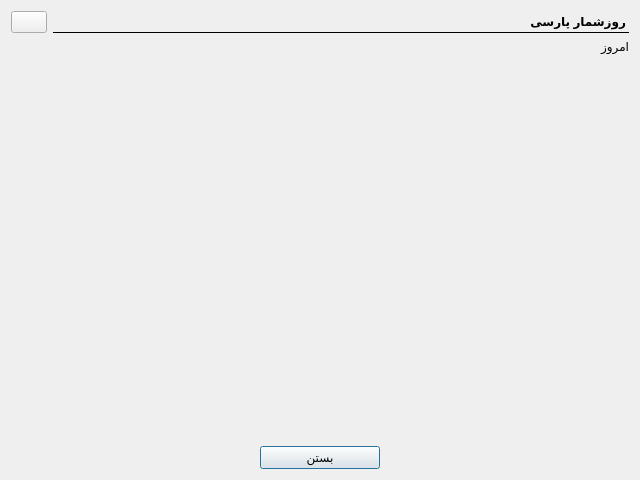
<?xml version="1.0" encoding="UTF-8"?>
<ui version="4.0">
 <class>CalendarDialog</class>
 <widget class="QDialog" name="CalendarDialog">
  <property name="geometry">
   <rect>
    <x>0</x>
    <y>0</y>
    <width>640</width>
    <height>480</height>
   </rect>
  </property>
  <property name="windowTitle">
   <string>روزشمار پارسی</string>
  </property>
  <property name="layoutDirection">
   <enum>Qt::RightToLeft</enum>
  </property>
  <layout class="QVBoxLayout" name="vlMain" stretch="0,0,1,0">
   <item>
    <widget class="QWidget" name="widget" native="true">
     <layout class="QHBoxLayout" name="horizontalLayout_2" stretch="1,0">
      <property name="leftMargin">
       <number>0</number>
      </property>
      <property name="topMargin">
       <number>0</number>
      </property>
      <property name="rightMargin">
       <number>0</number>
      </property>
      <property name="bottomMargin">
       <number>0</number>
      </property>
      <item>
       <widget class="QLabel" name="lblHeader">
        <property name="styleSheet">
         <string notr="true">QLabel {
  border: 1px;
  border-bottom: 1px solid black;
  font-weight: bold;
}

</string>
        </property>
        <property name="text">
         <string>روزشمار پارسی</string>
        </property>
       </widget>
      </item>
      <item>
       <widget class="QPushButton" name="btnDropOptions">
        <property name="minimumSize">
         <size>
          <width>36</width>
          <height>0</height>
         </size>
        </property>
        <property name="maximumSize">
         <size>
          <width>36</width>
          <height>16777215</height>
         </size>
        </property>
        <property name="icon">
         <iconset resource="PersianCalendarResources.qrc">
          <normaloff>:/res/gear.png</normaloff>:/res/gear.png</iconset>
        </property>
        <property name="iconSize">
         <size>
          <width>32</width>
          <height>32</height>
         </size>
        </property>
       </widget>
      </item>
     </layout>
    </widget>
   </item>
   <item>
    <widget class="QLabel" name="lblTodayDate">
     <property name="cursor">
      <cursorShape>PointingHandCursor</cursorShape>
     </property>
     <property name="toolTip">
      <string>رفتن به تاریخ امروز</string>
     </property>
     <property name="text">
      <string>امروز</string>
     </property>
    </widget>
   </item>
   <item>
    <widget class="QWidget" name="widCalendarWidget" native="true"/>
   </item>
   <item>
    <widget class="QWidget" name="widButtons" native="true">
     <layout class="QHBoxLayout" name="horizontalLayout">
      <property name="leftMargin">
       <number>0</number>
      </property>
      <property name="topMargin">
       <number>0</number>
      </property>
      <property name="rightMargin">
       <number>0</number>
      </property>
      <property name="bottomMargin">
       <number>0</number>
      </property>
      <item>
       <spacer name="horizontalSpacer">
        <property name="orientation">
         <enum>Qt::Horizontal</enum>
        </property>
        <property name="sizeHint" stdset="0">
         <size>
          <width>84</width>
          <height>20</height>
         </size>
        </property>
       </spacer>
      </item>
      <item>
       <widget class="QPushButton" name="btnAccept">
        <property name="minimumSize">
         <size>
          <width>120</width>
          <height>0</height>
         </size>
        </property>
        <property name="maximumSize">
         <size>
          <width>120</width>
          <height>16777215</height>
         </size>
        </property>
        <property name="layoutDirection">
         <enum>Qt::RightToLeft</enum>
        </property>
        <property name="text">
         <string>بستن</string>
        </property>
        <property name="default">
         <bool>true</bool>
        </property>
       </widget>
      </item>
      <item>
       <spacer name="horizontalSpacer_2">
        <property name="orientation">
         <enum>Qt::Horizontal</enum>
        </property>
        <property name="sizeHint" stdset="0">
         <size>
          <width>83</width>
          <height>20</height>
         </size>
        </property>
       </spacer>
      </item>
     </layout>
    </widget>
   </item>
  </layout>
 </widget>
 <resources>
  <include location="PersianCalendarResources.qrc"/>
 </resources>
 <connections/>
</ui>
